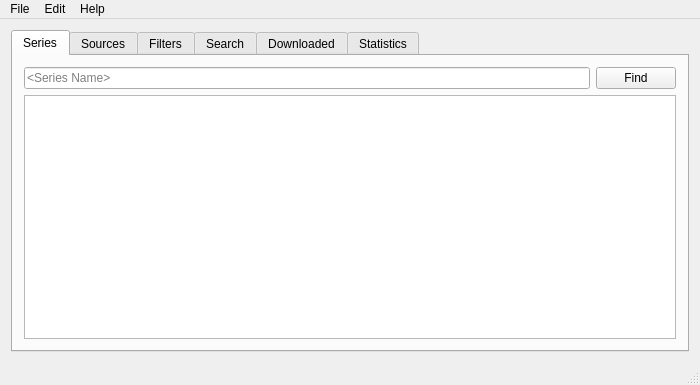
<?xml version="1.0" encoding="UTF-8"?>
<ui version="4.0">
 <class>MainWindow</class>
 <widget class="QMainWindow" name="MainWindow">
  <property name="geometry">
   <rect>
    <x>0</x>
    <y>0</y>
    <width>700</width>
    <height>385</height>
   </rect>
  </property>
  <property name="windowTitle">
   <string>SwarmTv</string>
  </property>
  <property name="windowIcon">
   <iconset resource="swarmtvqtresources.qrc">
    <normaloff>:/swarmtv/mainlogo/resources/swarmtv_logo.png</normaloff>:/swarmtv/mainlogo/resources/swarmtv_logo.png</iconset>
  </property>
  <property name="tabShape">
   <enum>QTabWidget::Triangular</enum>
  </property>
  <widget class="QWidget" name="centralWidget">
   <layout class="QGridLayout" name="gridLayout">
    <item row="0" column="1">
     <widget class="QTabWidget" name="mainTab">
      <property name="toolTip">
       <string/>
      </property>
      <property name="tabShape">
       <enum>QTabWidget::Rounded</enum>
      </property>
      <property name="currentIndex">
       <number>0</number>
      </property>
      <widget class="QWidget" name="tab">
       <attribute name="title">
        <string>Series</string>
       </attribute>
       <layout class="QGridLayout" name="gridLayout_7">
        <item row="0" column="0">
         <layout class="QVBoxLayout" name="verticalLayout_6">
          <item>
           <layout class="QHBoxLayout" name="horizontalLayout_6">
            <item>
             <widget class="QLineEdit" name="seriesSearchLineEdit">
              <property name="toolTip">
               <string>Find series by name on thetvdb.com.</string>
              </property>
              <property name="placeholderText">
               <string>&lt;Series Name&gt;</string>
              </property>
             </widget>
            </item>
            <item>
             <widget class="QPushButton" name="seriesFindPushButton">
              <property name="text">
               <string>Find</string>
              </property>
             </widget>
            </item>
           </layout>
          </item>
         </layout>
        </item>
        <item row="1" column="0">
         <widget class="QListWidget" name="seriesListWidget">
          <property name="spacing">
           <number>10</number>
          </property>
          <property name="uniformItemSizes">
           <bool>false</bool>
          </property>
          <property name="wordWrap">
           <bool>true</bool>
          </property>
          <property name="selectionRectVisible">
           <bool>true</bool>
          </property>
         </widget>
        </item>
       </layout>
      </widget>
      <widget class="QWidget" name="SourcesTab">
       <attribute name="title">
        <string>Sources</string>
       </attribute>
       <layout class="QGridLayout" name="gridLayout_3">
        <item row="0" column="0">
         <layout class="QVBoxLayout" name="verticalLayout_3">
          <item>
           <widget class="QTableWidget" name="sourceTableWidget">
            <property name="alternatingRowColors">
             <bool>true</bool>
            </property>
            <property name="selectionMode">
             <enum>QAbstractItemView::SingleSelection</enum>
            </property>
            <property name="selectionBehavior">
             <enum>QAbstractItemView::SelectRows</enum>
            </property>
            <attribute name="horizontalHeaderCascadingSectionResizes">
             <bool>true</bool>
            </attribute>
            <attribute name="horizontalHeaderDefaultSectionSize">
             <number>150</number>
            </attribute>
            <attribute name="horizontalHeaderMinimumSectionSize">
             <number>100</number>
            </attribute>
            <attribute name="horizontalHeaderStretchLastSection">
             <bool>true</bool>
            </attribute>
            <attribute name="verticalHeaderVisible">
             <bool>false</bool>
            </attribute>
            <column>
             <property name="text">
              <string>Name</string>
             </property>
            </column>
            <column>
             <property name="text">
              <string>Parser</string>
             </property>
            </column>
            <column>
             <property name="text">
              <string>Meta type</string>
             </property>
            </column>
            <column>
             <property name="text">
              <string>URL</string>
             </property>
            </column>
           </widget>
          </item>
          <item>
           <layout class="QHBoxLayout" name="horizontalLayout_3">
            <item>
             <widget class="QPushButton" name="sourceAddButton">
              <property name="text">
               <string>Add</string>
              </property>
             </widget>
            </item>
            <item>
             <widget class="QPushButton" name="sourceEditButton">
              <property name="text">
               <string>Edit</string>
              </property>
             </widget>
            </item>
            <item>
             <widget class="QPushButton" name="sourceDelButton">
              <property name="text">
               <string>Del</string>
              </property>
             </widget>
            </item>
            <item>
             <spacer name="horizontalSpacer_3">
              <property name="orientation">
               <enum>Qt::Horizontal</enum>
              </property>
              <property name="sizeHint" stdset="0">
               <size>
                <width>40</width>
                <height>20</height>
               </size>
              </property>
             </spacer>
            </item>
           </layout>
          </item>
         </layout>
        </item>
       </layout>
      </widget>
      <widget class="QWidget" name="filterTab">
       <property name="accessibleName">
        <string extracomment="lala"/>
       </property>
       <attribute name="title">
        <string>Filters</string>
       </attribute>
       <layout class="QGridLayout" name="gridLayout_2">
        <item row="0" column="0">
         <layout class="QVBoxLayout" name="verticalLayout_2">
          <item>
           <widget class="QTableWidget" name="simpleTableWidget">
            <property name="alternatingRowColors">
             <bool>true</bool>
            </property>
            <property name="selectionMode">
             <enum>QAbstractItemView::SingleSelection</enum>
            </property>
            <property name="selectionBehavior">
             <enum>QAbstractItemView::SelectRows</enum>
            </property>
            <property name="rowCount">
             <number>0</number>
            </property>
            <property name="columnCount">
             <number>3</number>
            </property>
            <attribute name="horizontalHeaderCascadingSectionResizes">
             <bool>true</bool>
            </attribute>
            <attribute name="horizontalHeaderDefaultSectionSize">
             <number>200</number>
            </attribute>
            <attribute name="horizontalHeaderMinimumSectionSize">
             <number>150</number>
            </attribute>
            <attribute name="horizontalHeaderShowSortIndicator" stdset="0">
             <bool>false</bool>
            </attribute>
            <attribute name="horizontalHeaderStretchLastSection">
             <bool>true</bool>
            </attribute>
            <attribute name="verticalHeaderVisible">
             <bool>false</bool>
            </attribute>
            <column>
             <property name="text">
              <string>Filter Name</string>
             </property>
             <property name="toolTip">
              <string extracomment="Name of the simple filter"/>
             </property>
            </column>
            <column>
             <property name="text">
              <string>Type</string>
             </property>
            </column>
            <column>
             <property name="text">
              <string>Last Download</string>
             </property>
             <property name="whatsThis">
              <string extracomment="Last content found by the filter."/>
             </property>
            </column>
           </widget>
          </item>
          <item>
           <layout class="QHBoxLayout" name="horizontalLayout_2">
            <item>
             <widget class="QPushButton" name="simpleAddButton">
              <property name="text">
               <string>Add</string>
              </property>
             </widget>
            </item>
            <item>
             <widget class="QPushButton" name="SimpleEditButton">
              <property name="text">
               <string>Edit</string>
              </property>
             </widget>
            </item>
            <item>
             <widget class="QPushButton" name="simpleDelButton">
              <property name="text">
               <string>Del</string>
              </property>
             </widget>
            </item>
            <item>
             <spacer name="horizontalSpacer_2">
              <property name="orientation">
               <enum>Qt::Horizontal</enum>
              </property>
              <property name="sizeHint" stdset="0">
               <size>
                <width>40</width>
                <height>20</height>
               </size>
              </property>
             </spacer>
            </item>
           </layout>
          </item>
         </layout>
        </item>
       </layout>
      </widget>
      <widget class="QWidget" name="sourceTab">
       <attribute name="title">
        <string>Search</string>
       </attribute>
       <layout class="QGridLayout" name="gridLayout_5">
        <item row="0" column="0">
         <layout class="QVBoxLayout" name="verticalLayout_5">
          <item>
           <layout class="QHBoxLayout" name="horizontalLayout_5">
            <item>
             <widget class="QLineEdit" name="SearchLineEdit">
              <property name="toolTip">
               <string>Search Swarmtv database for entries matching the title.</string>
              </property>
              <property name="placeholderText">
               <string>&lt;regexp to find content in database&gt;</string>
              </property>
             </widget>
            </item>
            <item>
             <widget class="QPushButton" name="searchPushButton">
              <property name="text">
               <string>Search</string>
              </property>
             </widget>
            </item>
           </layout>
          </item>
          <item>
           <widget class="QTableWidget" name="searchTableWidget">
            <property name="alternatingRowColors">
             <bool>true</bool>
            </property>
            <property name="selectionMode">
             <enum>QAbstractItemView::SingleSelection</enum>
            </property>
            <property name="selectionBehavior">
             <enum>QAbstractItemView::SelectRows</enum>
            </property>
            <attribute name="verticalHeaderVisible">
             <bool>false</bool>
            </attribute>
            <column>
             <property name="text">
              <string>Title</string>
             </property>
            </column>
            <column>
             <property name="text">
              <string>Size</string>
             </property>
            </column>
            <column>
             <property name="text">
              <string>Source</string>
             </property>
            </column>
            <column>
             <property name="text">
              <string>Meta type</string>
             </property>
            </column>
           </widget>
          </item>
         </layout>
        </item>
       </layout>
      </widget>
      <widget class="QWidget" name="Downloaded">
       <property name="accessibleName">
        <string/>
       </property>
       <attribute name="title">
        <string>Downloaded</string>
       </attribute>
       <layout class="QGridLayout" name="gridLayout_6">
        <item row="0" column="0">
         <layout class="QVBoxLayout" name="verticalLayout">
          <item>
           <widget class="QTableWidget" name="downloadedTableWidget">
            <property name="selectionMode">
             <enum>QAbstractItemView::SingleSelection</enum>
            </property>
            <property name="selectionBehavior">
             <enum>QAbstractItemView::SelectRows</enum>
            </property>
            <attribute name="verticalHeaderVisible">
             <bool>false</bool>
            </attribute>
            <column>
             <property name="text">
              <string>Title</string>
             </property>
            </column>
            <column>
             <property name="text">
              <string>Date</string>
             </property>
            </column>
            <column>
             <property name="text">
              <string>Meta type</string>
             </property>
            </column>
           </widget>
          </item>
          <item>
           <layout class="QHBoxLayout" name="horizontalLayout">
            <item>
             <widget class="QPushButton" name="delDownedPushButton">
              <property name="text">
               <string>Delete</string>
              </property>
             </widget>
            </item>
            <item>
             <widget class="QPushButton" name="updateDownedPushButton">
              <property name="text">
               <string>Update</string>
              </property>
             </widget>
            </item>
            <item>
             <spacer name="horizontalSpacer">
              <property name="orientation">
               <enum>Qt::Horizontal</enum>
              </property>
              <property name="sizeHint" stdset="0">
               <size>
                <width>40</width>
                <height>20</height>
               </size>
              </property>
             </spacer>
            </item>
           </layout>
          </item>
         </layout>
        </item>
       </layout>
      </widget>
      <widget class="QWidget" name="statsTab">
       <attribute name="title">
        <string>Statistics</string>
       </attribute>
       <layout class="QGridLayout" name="gridLayout_4">
        <item row="0" column="0">
         <layout class="QVBoxLayout" name="verticalLayout_4">
          <item>
           <widget class="QTextEdit" name="statsTextEdit">
            <property name="font">
             <font>
              <family>Monospace</family>
             </font>
            </property>
            <property name="toolTip">
             <string>THE _GAME</string>
            </property>
            <property name="autoFillBackground">
             <bool>false</bool>
            </property>
            <property name="frameShadow">
             <enum>QFrame::Plain</enum>
            </property>
            <property name="verticalScrollBarPolicy">
             <enum>Qt::ScrollBarAlwaysOff</enum>
            </property>
            <property name="horizontalScrollBarPolicy">
             <enum>Qt::ScrollBarAlwaysOff</enum>
            </property>
            <property name="undoRedoEnabled">
             <bool>false</bool>
            </property>
            <property name="readOnly">
             <bool>true</bool>
            </property>
            <property name="acceptRichText">
             <bool>false</bool>
            </property>
            <property name="textInteractionFlags">
             <set>Qt::NoTextInteraction</set>
            </property>
           </widget>
          </item>
          <item>
           <layout class="QHBoxLayout" name="horizontalLayout_4">
            <item>
             <widget class="QPushButton" name="statsUpdatePushButton">
              <property name="text">
               <string>Update</string>
              </property>
             </widget>
            </item>
            <item>
             <spacer name="horizontalSpacer_4">
              <property name="orientation">
               <enum>Qt::Horizontal</enum>
              </property>
              <property name="sizeHint" stdset="0">
               <size>
                <width>40</width>
                <height>20</height>
               </size>
              </property>
             </spacer>
            </item>
           </layout>
          </item>
         </layout>
        </item>
       </layout>
      </widget>
     </widget>
    </item>
   </layout>
  </widget>
  <widget class="QMenuBar" name="menuBar">
   <property name="geometry">
    <rect>
     <x>0</x>
     <y>0</y>
     <width>700</width>
     <height>25</height>
    </rect>
   </property>
   <widget class="QMenu" name="menuTest123">
    <property name="title">
     <string>Help</string>
    </property>
    <addaction name="actionAbout"/>
   </widget>
   <widget class="QMenu" name="menuFile">
    <property name="title">
     <string>File</string>
    </property>
    <addaction name="separator"/>
    <addaction name="actionClose"/>
   </widget>
   <widget class="QMenu" name="menuEdit">
    <property name="title">
     <string>Edit</string>
    </property>
    <addaction name="actionSettings"/>
   </widget>
   <addaction name="menuFile"/>
   <addaction name="menuEdit"/>
   <addaction name="menuTest123"/>
  </widget>
  <widget class="QStatusBar" name="statusBar"/>
  <action name="actionAbout">
   <property name="text">
    <string>About</string>
   </property>
  </action>
  <action name="actionClose">
   <property name="text">
    <string>Close</string>
   </property>
  </action>
  <action name="actionSettings">
   <property name="text">
    <string>Settings</string>
   </property>
  </action>
  <action name="actionEmail_Settings">
   <property name="text">
    <string>Email Settings</string>
   </property>
  </action>
 </widget>
 <layoutdefault spacing="6" margin="11"/>
 <resources>
  <include location="swarmtvqtresources.qrc"/>
 </resources>
 <connections>
  <connection>
   <sender>actionClose</sender>
   <signal>triggered()</signal>
   <receiver>MainWindow</receiver>
   <slot>close()</slot>
   <hints>
    <hint type="sourcelabel">
     <x>-1</x>
     <y>-1</y>
    </hint>
    <hint type="destinationlabel">
     <x>349</x>
     <y>192</y>
    </hint>
   </hints>
  </connection>
 </connections>
</ui>
